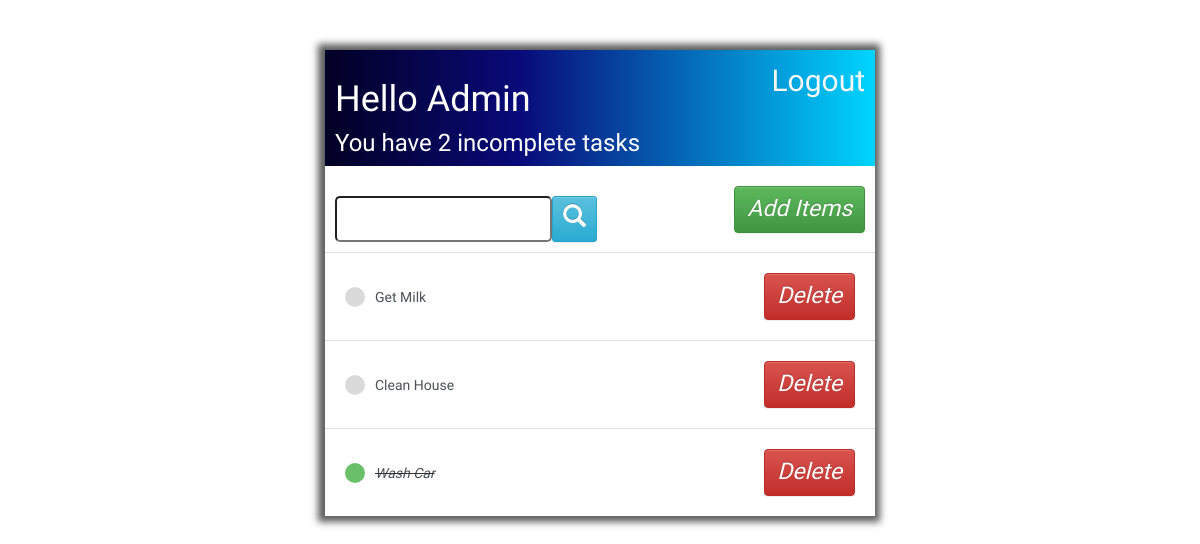
Before: / (signed in) with the older database file.
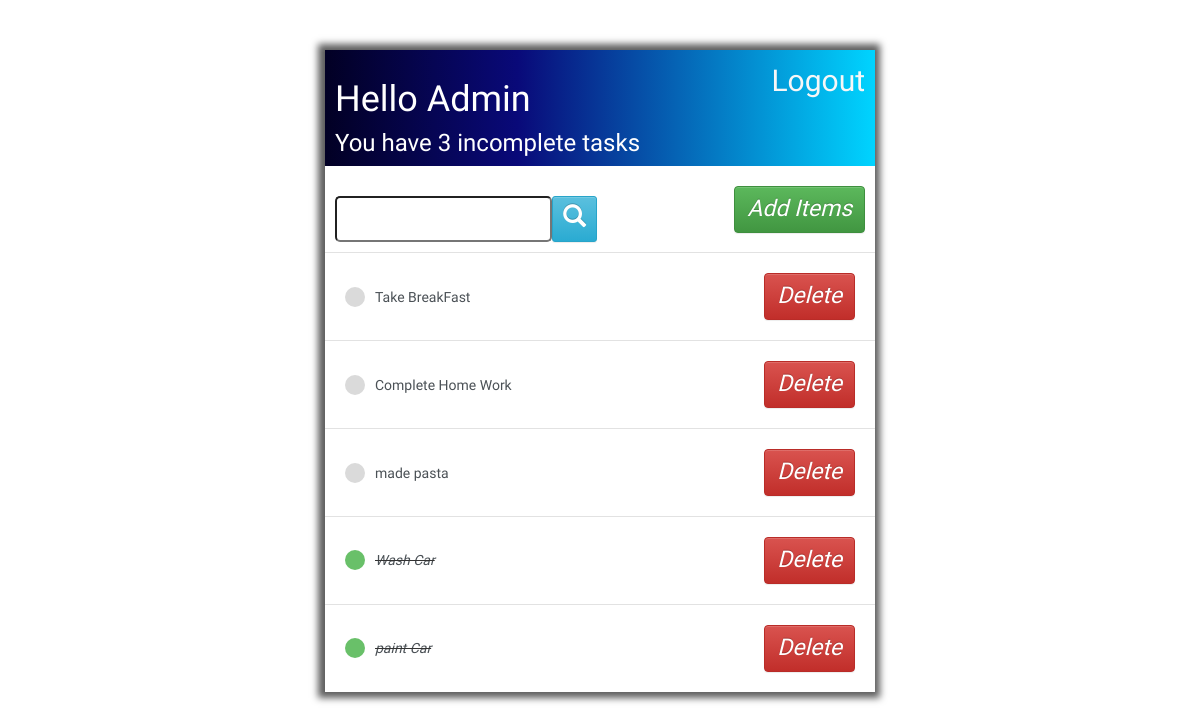
After: the same page with the newer database file.
### base/models.py (models this page shows)
class Task(models.Model):
    user = models.ForeignKey(User, on_delete = models.CASCADE, null=True, blank=True)
    title =  models.CharField(max_length=200)
    description =  models.TextField(null=True, blank=True)
    complete =  models.BooleanField(default=False)
    create = models.DateTimeField(auto_now_add=True)
    def __str__(self):
        return self.title
    class Meta:
        ordering = ['complete']

### base/views.py (the view)
# urls.py: path('',TaskList.as_view(), name='tasks'),
class TaskList(LoginRequiredMixin, ListView):
    model = Task
    context_object_name = 'tasks'
    def  get_context_data(self, **kwargs):
        context = super().get_context_data(**kwargs)
        context['tasks'] = context['tasks'].filter(user=self.request.user)
        context['count'] = context['tasks'].filter(complete = False).count()
        search_input = self.request.GET.get('search-area') or ''
        if search_input:
            context['tasks'] = context['tasks'].filter(title__startswith=search_input)
        context['search_input'] = search_input
        return context

### base/templates/base/task_list.html
{% extends 'base/main.html' %}
{% block content %}
<div class="header-bar">
    <div>
        <h1>Hello {{request.user|title}}</h1>
        <h3 style="margin:0">You have {{count}} incomplete task{{ count|pluralize:"s" }}</h3>
    </div>
    {% if request.user.is_authenticated %}
    <a style="font-size: 30px;" href="{% url 'logout' %}">Logout</a>
    {% else %}
     <a href="">LogIn</a>
    {% endif %}
</div>
<div id="search-add-wrapper">
    <form action="" method="GET" style="margin-top: 20px;display: flex;">
        <input type="text" name="search-area" value="{{search_input}}">
        <button class="btn btn-info btn-sm" type="submit"><span class="glyphicon glyphicon-search"></span></button>
    </form>
    <a class="btn btn-success btn" href="{% url 'task-create' %}">Add Items</a>
</div>
<div class="task-items-wrapper">
    {% for task in tasks %}
        <div class="task-wrapper">
            {% if task.complete %}
            <div class="task-title">
                <div class="task-complete-icon"></div>
                <i><s><a href="{% url 'task-update' task.id %}">{{task}}</a></s></i>
            </div>
            <a class="btn btn-danger" href="{% url 'task-delete' task.id %}">Delete</a>
            {% else %}
                <div class="task-title">
                 <div class="task-incomplete-icon"></div>
                 <a href="{% url 'task-update' task.id %}">{{task}}</a>
                </div>
                <a class="btn btn-danger" href="{% url 'task-delete' task.id %}">Delete</a>
            {% endif %}
        </div>
        {% empty %}
        <h3>No Item in List</h3>
    {% endfor %}
</div>
{% endblock content %}

### base/templates/base/main.html (shortened to what this page needs)
<!DOCTYPE html>
<html lang="en">
<head>
    <link rel="stylesheet" href="https://maxcdn.bootstrapcdn.com/bootstrap/3.3.7/css/bootstrap.min.css">
<link rel="stylesheet" href="https://maxcdn.bootstrapcdn.com/bootstrap/3.3.7/css/bootstrap-theme.min.css">
</head>
<body>
    <div class="container">
        {% block content %}
        {% endblock content %}
    </div>
</body>
</html>

### base/templates/base/main.html (style rules this page uses)
body { font-family:'Baloo Bhai 2', cursive; padding-top: 50px; }
h1,h2,h3,h4,h5,h6, { font-family:'Baloo Bhai 2', cursive; }
.header-bar { display: flex; justify-content: space-between; color: #fff; padding: 10px; background: rgb(2,0,36); background: linear-gradient(90deg, rgba(2,0,36,1) 0%, rgba(9,9,121,1) 35%, rgba(0,212,255,1) 100%); }
.header-bar a { color: rgb(247, 247, 247); text-decoration: none; }
.task-wrapper { display: flex; align-items: center; justify-content: space-between; padding: 20px; background-color: #fff; border-top: 1px solid rgb(226, 226, 226); }
.task-title { display: flex; }
.task-title a { text-decoration: none; color: #4b5156; margin-left: 10px; }
.task-complete-icon { height: 20px; width: 20px; background-color: rgb(105, 192, 105); border-radius: 50%; }
.task-incomplete-icon { height: 20px; width: 20px; background-color: rgb(218, 218, 218); border-radius: 50%; }
.container { padding: 0px; max-width: 550px; margin: auto; background-color: #fff; box-shadow: -1px 0px 7px 6px rgba(0,0,0,0.63); -webkit-box-shadow: -1px 0px 7px 6px rgba(0,0,0,0.63); -moz-box-shadow: -1px 0px 7px 6px rgba(0,0,0,0.63); }
#search-add-wrapper { display: flex; justify-content: space-between; align-items: center; padding: 10px; }
input[type=text], input[type=password], textarea { border-radius: 5px; padding: 10px; width: 90%; }
.btn { font-size: 23px; font-style: italic; }

Changed rows visible on the page:
removed Task: title "Get Milk"
removed Task: title "Clean House"
added Task: title "Take BreakFast"
added Task: title "Complete Home Work"
added Task: title "made pasta"
added Task: title "paint Car"
Other visible differences:
{{ count }}: "2" → "3"
